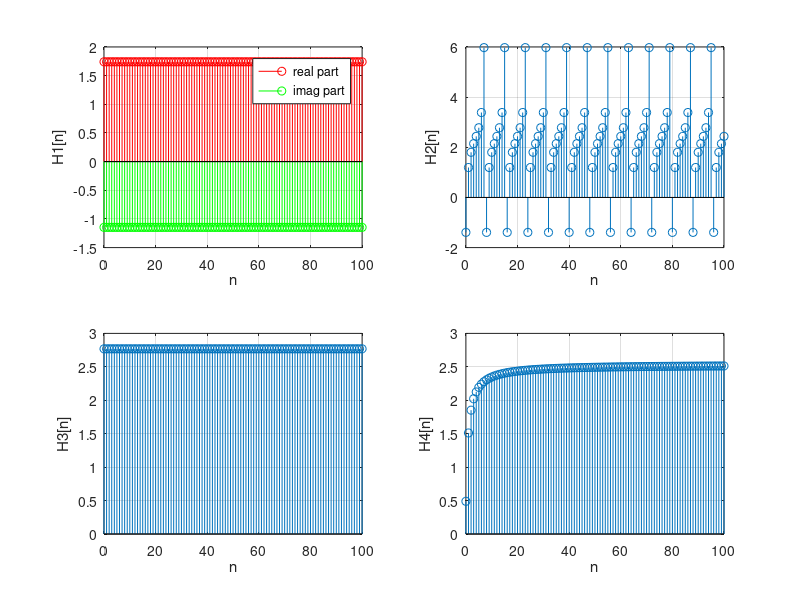

Source code (MATLAB):
n = -20:100;
n_ = 0:100;
a=[1 -0.25];
b=[1 0.9];

x1=exp(1i*pi/4*n);
x2=sin(pi*n/8+pi/16);
x3=exp(log(9/10)*n);
x4=n+1;

y1=filter(b,a,x1);
y2=filter(b,a,x2);
y3=filter(b,a,x3);
y4=filter(b,a,x4);

H1=y1./x1;
H2=y2./x2;
H3=y3./x3;
H4=y4./x4;

figure;
subplot(2,2,1);
stem([0:100],real(H1(21:121)),'r');hold on;
stem([0:100],imag(H1(21:121)),'g');xlabel('n');ylabel('H1[n]');grid on;legend('real part','imag part')
subplot(2,2,2);
stem([0:100],H2(21:121));xlabel('n');ylabel('H2[n]');grid on;
subplot(2,2,3);
stem([0:100],H3(21:121));xlabel('n');ylabel('H3[n]');grid on;
subplot(2,2,4);
stem([0:100],H4(21:121));xlabel('n');ylabel('H4[n]');grid on;
%Obviously,x1 and x3 are eigenfunction.